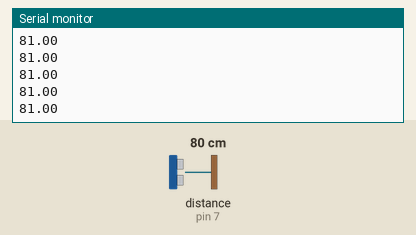
Recording of a sketch running on a simulated Arduino Uno, built with avr-gcc and run on an emulated ATmega328P. Shown: the last lines printed to the serial monitor. The inputs (shaded band) are chosen by the test bench; at power-on: distance to the obstacle (sensor on pin 7) 80 cm. The echo pulse lasts 58.3 µs per cm.

Above: at 1.2 s.
1.3 s: distance to the obstacle (sensor on pin 7) set to 2 cm
At 1.35 s:
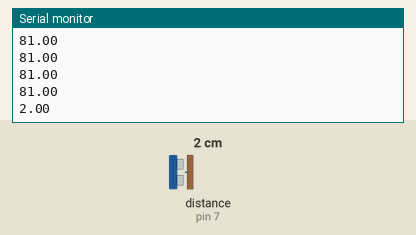
2.8 s: distance to the obstacle (sensor on pin 7) set to 4 cm
At 2.84 s:
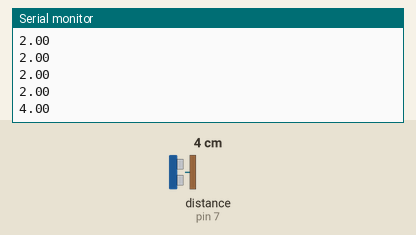
Timing chart, 0 to 5.8 s (numbered marks = the images above; inputs shaded):
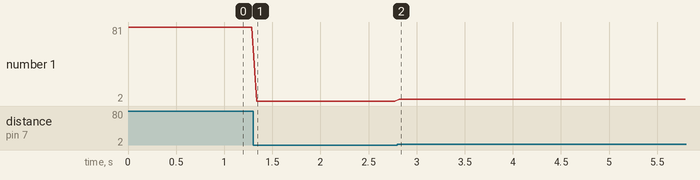

The sketch:

PLab-ProximitySensor.ino
```cpp
#include <NewPing.h>
// Library NewPing from:
// https://code.google.com/p/arduino-new-ping/downloads/detail?name=NewPing_v1.5.zip&can=2&q=

const int echoPin = 7;
const int triggerPin = 8;
const int maxDistance = 300;

NewPing sonar(triggerPin, echoPin, maxDistance);

void setup() {
  Serial.begin(9600);
}

void loop() {
  // Får tiden det tar med et ping
  unsigned int time = sonar.ping();

  // Beregn hvor langt dette var
  float distance = sonar.convert_cm(time);

  Serial.println(distance);
  delay(50);
}
```

Measured:
- after the input at 1.3 s, the serial monitor: prints a new line at once (image 1)
- after the input at 2.8 s, the serial monitor: prints a new line at once (image 2)
- plotted number 1: 81 → 2 after the input at 1.3 s, 2 → 4 after the input at 2.8 s
